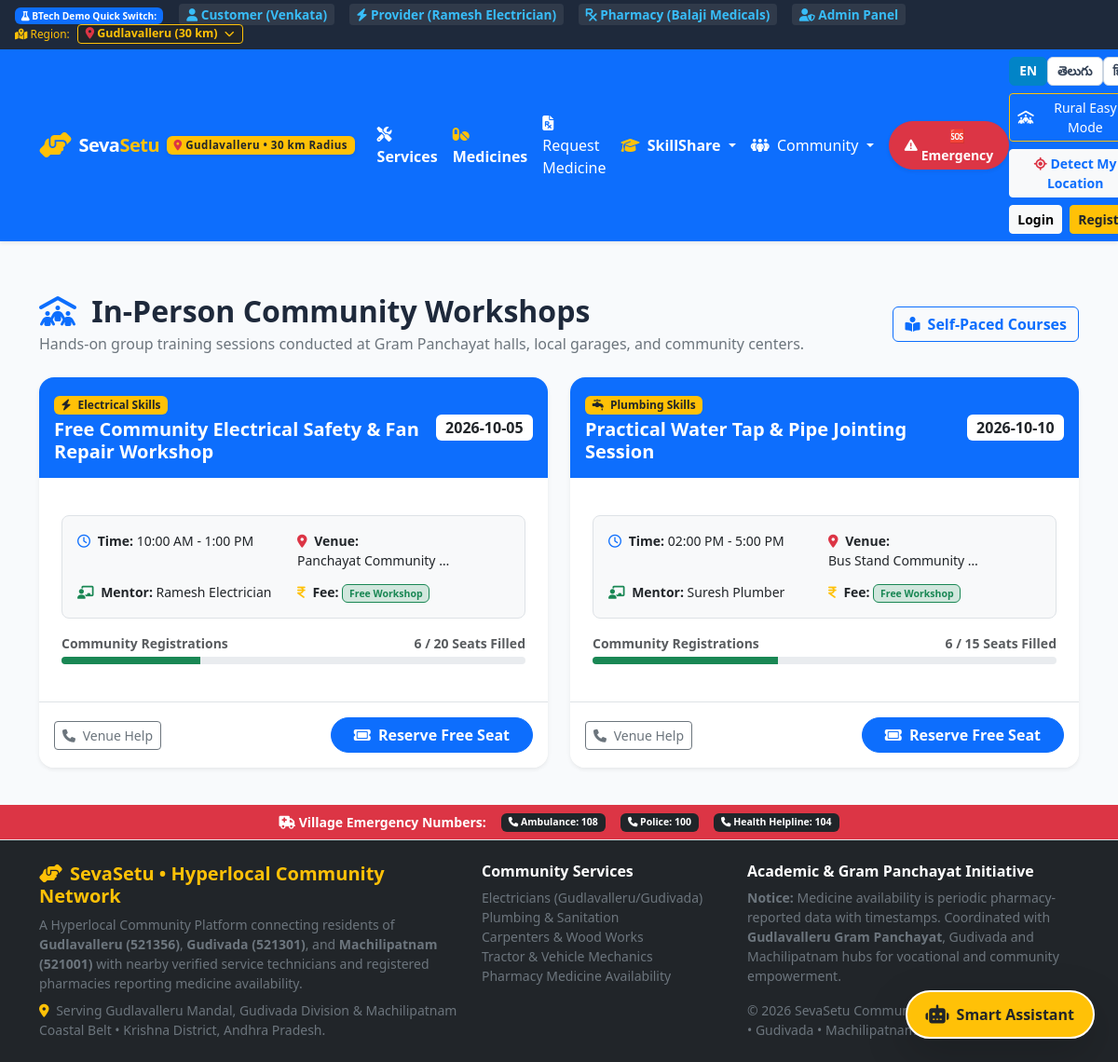
The page /skillshare/workshops on the database as committed earlier.
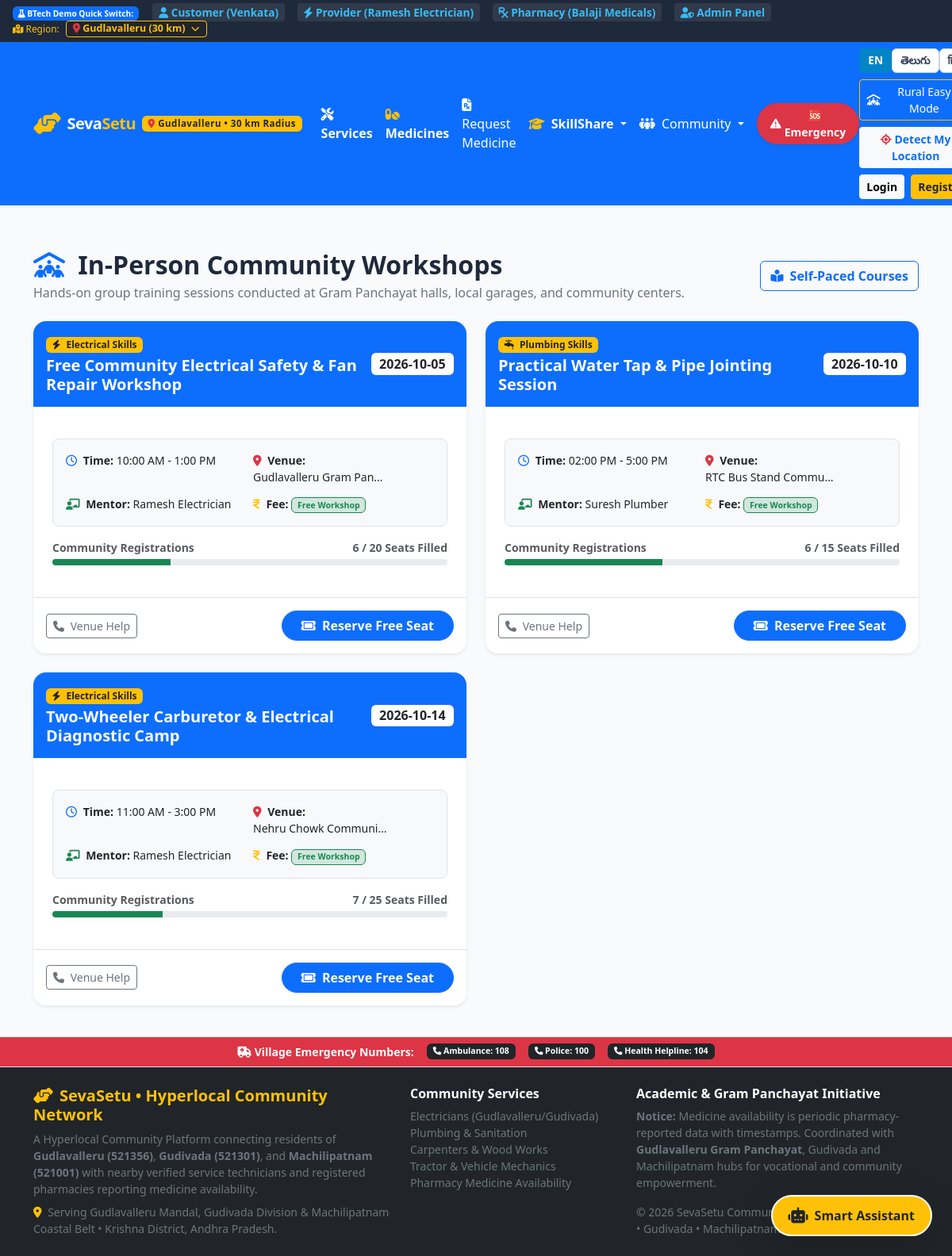
The same page on the database as committed later.
### tables this page shows
CREATE TABLE training_sessions (
        session_id INTEGER PRIMARY KEY AUTOINCREMENT,
        course_id INTEGER,
        mentor_id INTEGER NOT NULL,
        title TEXT NOT NULL,
        date TEXT NOT NULL,
        time TEXT NOT NULL,
        location TEXT NOT NULL,
        capacity INTEGER DEFAULT 20,
        available_seats INTEGER DEFAULT 20,
        fee REAL DEFAULT 0.0,
        status TEXT DEFAULT 'Scheduled' CHECK(status IN ('Scheduled', 'Completed', 'Cancelled')),
        FOREIGN KEY (course_id) REFERENCES courses(course_id) ON DELETE SET NULL,
        FOREIGN KEY (mentor_id) REFERENCES mentor_profiles(mentor_id) ON DELETE CASCADE
    );

CREATE TABLE skill_categories (
        skill_id INTEGER PRIMARY KEY AUTOINCREMENT,
        name TEXT NOT NULL UNIQUE,
        category_code TEXT NOT NULL UNIQUE,
        icon TEXT NOT NULL,
        telugu_name TEXT,
        hindi_name TEXT,
        description TEXT
    );

CREATE TABLE users (
        user_id INTEGER PRIMARY KEY AUTOINCREMENT,
        name TEXT NOT NULL,
        email TEXT UNIQUE NOT NULL,
        phone TEXT NOT NULL,
        password_hash TEXT NOT NULL,
        role TEXT NOT NULL CHECK(role IN ('customer', 'provider', 'pharmacy', 'admin')),
        latitude REAL DEFAULT 17.3850,
        longitude REAL DEFAULT 78.4867,
        address TEXT,
        created_at TIMESTAMP DEFAULT CURRENT_TIMESTAMP
    );

### routes/skillshare.py (the view)
@skillshare_bp.route('/workshops')
def workshops_list():
    workshops = query_db("""
        SELECT ts.*, (ts.capacity - ts.available_seats) as registered_count,
               c.title as course_title, c.duration,
               sc.name as category_name, sc.icon as category_icon,
               u.name as mentor_name, u.phone as mentor_phone, p.rating
        FROM training_sessions ts
        LEFT JOIN courses c ON ts.course_id = c.course_id
        LEFT JOIN skill_categories sc ON c.skill_id = sc.skill_id
        JOIN mentor_profiles mp ON ts.mentor_id = mp.mentor_id
        JOIN providers p ON mp.provider_id = p.provider_id
        JOIN users u ON p.user_id = u.user_id
        ORDER BY ts.date ASC
    """)
    my_registrations = []
    if 'user_id' in session:
        my_reg_rows = query_db("SELECT session_id FROM session_registrations WHERE user_id = ?", (session['user_id'],))
        my_registrations = [r['session_id'] for r in my_reg_rows]
    return render_template('workshops.html', workshops=workshops, my_registrations=my_registrations)

### database.py (called while the page is built)
def get_db():
    if 'db' not in g:
        g.db = sqlite3.connect(Config.DATABASE_PATH)
        g.db.row_factory = sqlite3.Row
        g.db.execute("PRAGMA foreign_keys = ON")
        g.db.create_function("haversine", 4, haversine)
    return g.db

def query_db(query, args=(), one=False):
    db = get_db()
    cur = db.execute(query, args)
    rv = cur.fetchall()
    cur.close()
    return (rv[0] if rv else None) if one else rv

### templates/workshops.html (shortened to what the changed rows need)
{% extends 'base.html' %}
{% block content %}
<div class="container py-4">
  <div class="d-flex justify-content-between align-items-center flex-wrap gap-2 mb-4">
    <div>
      <h2 class="fw-bold mb-1">
        <i class="fa-solid fa-people-roof text-primary me-2"></i> In-Person Community Workshops
      </h2>
    </div>
  </div>
  {% if workshops %}
  <div class="row g-4">
    {% for ws in workshops %}
    <div class="col-md-6 col-lg-6">
      <div class="card h-100 border-0 shadow-sm rounded-4 overflow-hidden d-flex flex-column bg-white">
        <div class="bg-primary text-white p-3 d-flex justify-content-between align-items-center">
          <div>
            <span class="badge bg-warning text-dark fw-bold mb-1">
              <i class="fa-solid {{ ws.category_icon or 'fa-wrench' }} me-1"></i> {{ ws.category_name or 'General Skill' }}
            </span>
            <h5 class="fw-bold mb-0 text-white">{{ ws.title }}</h5>
          </div>
          <span class="badge bg-white text-dark fs-6">{{ ws.date }}</span>
        </div>
        <div class="card-body p-4 flex-grow-1">
          <div class="p-3 bg-light rounded-3 mb-3 small border">
            <div class="row g-2">
              <div class="col-sm-6">
                <strong><i class="fa-regular fa-clock text-primary me-1"></i> Time:</strong>
                <span>{{ ws.time }}</span>
              </div>
              <div class="col-sm-6">
                <strong><i class="fa-solid fa-location-dot text-danger me-1"></i> Venue:</strong>
                <span class="text-truncate d-inline-block" style="max-width: 170px;">{{ ws.location }}</span>
              </div>
              <div class="col-sm-6">
                <strong><i class="fa-solid fa-chalkboard-user text-success me-1"></i> Mentor:</strong>
                <span>{{ ws.mentor_name }}</span>
              </div>
              <div class="col-sm-6">
                <strong><i class="fa-solid fa-indian-rupee-sign text-warning me-1"></i> Fee:</strong>
                <span class="badge bg-success-subtle text-success border border-success">
                  {% if ws.fee == 0 %}Free Workshop{% else %}₹{{ "%.0f"|format(ws.fee) }}{% endif %}
                </span>
              </div>
            </div>
          </div>
          <div class="mb-3">
            {% set total_cap = ws.capacity or 20 %}
            <div class="d-flex justify-content-between small fw-bold mb-1 text-muted">
              <span>Community Registrations</span>
              <span>{{ ws.registered_count or 0 }} / {{ total_cap }} Seats Filled</span>
            </div>
            {% set pct = (((ws.registered_count or 0) / total_cap) * 100)|int %}
            <div class="progress" style="height: 8px;">
              <div class="progress-bar {% if pct > 80 %}bg-danger{% elif pct > 50 %}bg-warning{% else %}bg-success{% endif %}" style="width: {{ pct }}%;"></div>
            </div>
          </div>
        </div>
        <div class="card-footer bg-white border-top p-3 d-flex justify-content-between align-items-center gap-2">
          {% if ws.mentor_phone %}
          <a href="tel:{{ ws.mentor_phone }}" class="btn btn-sm btn-outline-secondary" title="Call for venue directions">
            <i class="fa-solid fa-phone me-1"></i> Venue Help
          </a>
          {% endif %}
          <div>
            {% if ws.session_id in my_registrations %}
              <span class="badge bg-success fs-6 px-3 py-2">
                <i class="fa-solid fa-circle-check me-1"></i> Seat Reserved!
              </span>
            {% elif ws.available_seats <= 0 %}
              <button class="btn btn-sm btn-secondary disabled" disabled>
                Full / Housefull
              </button>
            {% else %}
              <form action="{{ url_for('skillshare.register_workshop', session_id=ws.session_id) }}" method="POST">
                <button type="submit" class="btn btn-primary fw-bold px-4 rounded-pill">
                  <i class="fa-solid fa-ticket me-1"></i> Reserve Free Seat
                </button>
              </form>
            {% endif %}
          </div>
        </div>
      </div>
    </div>
    {% endfor %}
  </div>
  {% endif %}
</div>
{% endblock %}

Rows that differ between the two databases and show on the page:
changed training_sessions "Free Community Electrical Safety & Fan Repair Workshop": location "Panchayat Community…" → "Gudlavalleru Gram Pan…"
changed training_sessions "Practical Water Tap & Pipe Jointing Session": location "Bus Stand Community…" → "RTC Bus Stand Commu…"
added training_sessions: name "Electrical Skills", title "Two-Wheeler Carburetor & Electrical Diagnostic Camp", date "2026-10-14", time "11:00 AM - 3:00 PM", location "Nehru Chowk Communi…", mentor_name "Ramesh Electrician", fee "Free Workshop", registered_count "7", capacity "25", {{ pct }} 28 (drawn)
